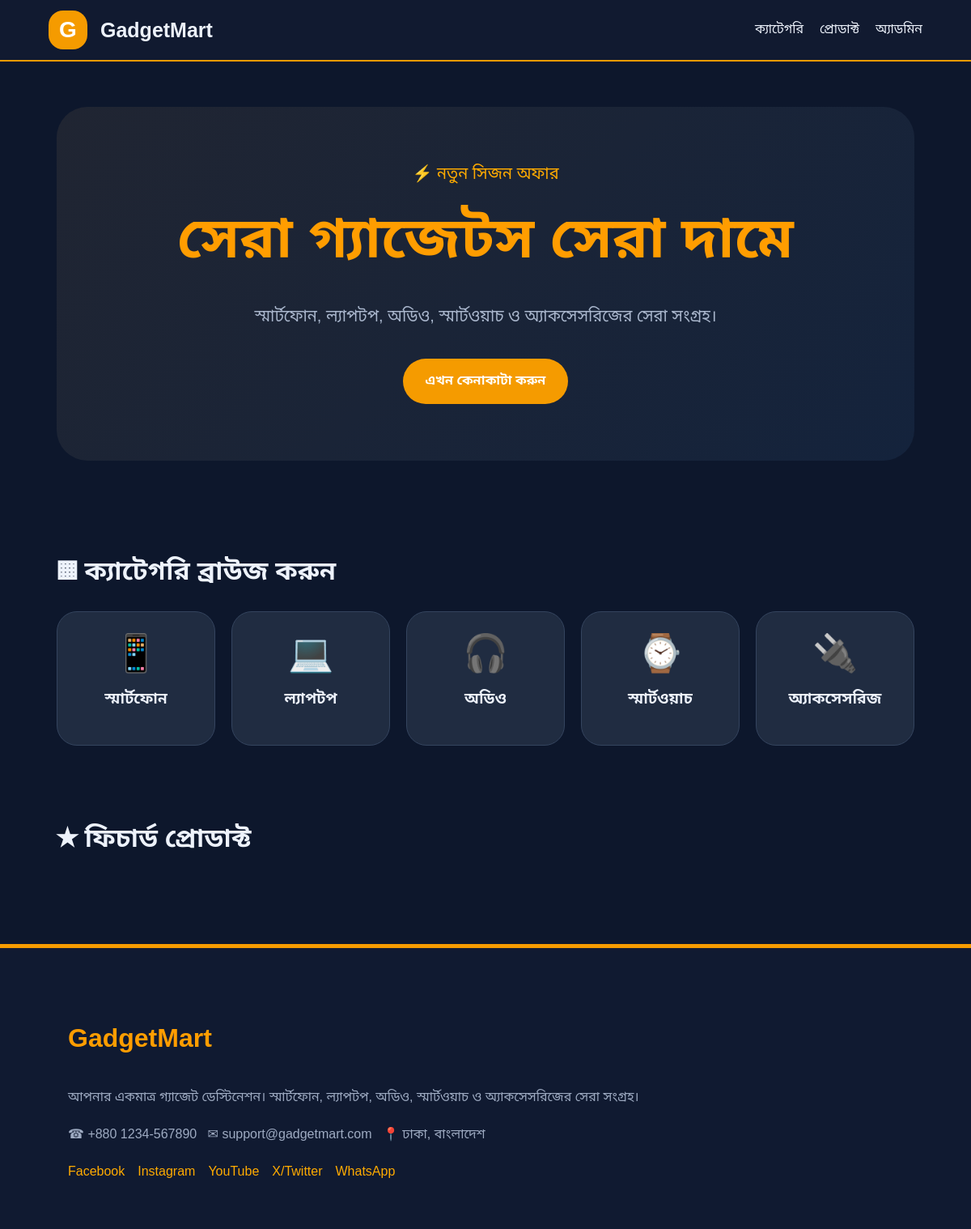
The page / on the database its author committed.
### tables this page shows
CREATE TABLE categories (
  id INT UNSIGNED AUTO_INCREMENT PRIMARY KEY,
  name VARCHAR(120) NOT NULL,
  icon VARCHAR(20) DEFAULT '📦',
  is_active TINYINT(1) DEFAULT 1
);

### config/config.php (called while the page is built, shortened)
<?php
function db(): PDO {
    static $pdo;
    if (!$pdo) {
        $pdo = new PDO(
            'mysql:host=' . DB_HOST . ';dbname=' . DB_NAME . ';charset=utf8mb4',
            DB_USER,
            DB_PASS,
            [PDO::ATTR_ERRMODE => PDO::ERRMODE_EXCEPTION, PDO::ATTR_DEFAULT_FETCH_MODE => PDO::FETCH_ASSOC]
        );
    }
    return $pdo;
}
function e($value): string { return htmlspecialchars((string)$value, ENT_QUOTES, 'UTF-8'); }
function setting(string $key, string $fallback = ''): string {
    static $cache = null;
    if ($cache === null) {
        $cache = [];
        try {
            foreach (db()->query('SELECT setting_key, setting_value FROM settings') as $row) {
                $cache[$row['setting_key']] = $row['setting_value'];
            }
        } catch (Throwable $e) { }
    }
    return $cache[$key] ?? $fallback;
}

### index.php (the view, shortened to what this page needs)
<?php
require __DIR__ . '/config/config.php';
$categories = db()->query("SELECT * FROM categories WHERE is_active=1 ORDER BY id")->fetchAll();
?><!doctype html><html lang="bn"><head><?=e(setting('site_name','GadgetMart'))?><link rel="stylesheet" href="assets/style.css"></head><body>
<header><div class="logo">G</div><strong><?=e(setting('site_name','GadgetMart'))?></strong><nav><a href="#categories">ক্যাটেগরি</a><a href="#products">প্রোডাক্ট</a><a href="admin/login.php">অ্যাডমিন</a></nav></header>
<main><section class="hero"><small>⚡ নতুন সিজন অফার</small><h1><?=e(setting('site_tagline','সেরা গ্যাজেটস সেরা দামে'))?></h1><p>স্মার্টফোন, ল্যাপটপ, অডিও, স্মার্টওয়াচ ও অ্যাকসেসরিজের সেরা সংগ্রহ।</p><a class="button" href="#products">এখন কেনাকাটা করুন</a></section>
<section id="categories"><h2>▦ ক্যাটেগরি ব্রাউজ করুন</h2><div class="grid categories"><?php foreach($categories as $c): ?><div class="card"><span class="emoji"><?=e($c['icon'])?></span><h3><?=e($c['name'])?></h3></div><?php endforeach; ?></div></section>
<section id="products"><h2>★ ফিচার্ড প্রোডাক্ট</h2></section></main>
<footer><h2><?=e(setting('site_name','GadgetMart'))?></h2><p><?=e(setting('footer_description'))?></p><p>☎ <?=e(setting('phone'))?> &nbsp; ✉ <?=e(setting('email'))?> &nbsp; 📍 <?=e(setting('address'))?></p><div class="social"><a href="<?=e(setting('facebook_url','#'))?>">Facebook</a><a href="<?=e(setting('instagram_url','#'))?>">Instagram</a><a href="<?=e(setting('youtube_url','#'))?>">YouTube</a><a href="<?=e(setting('twitter_url','#'))?>">X/Twitter</a><a href="<?=e(setting('whatsapp_url','#'))?>">WhatsApp</a></div></footer></body></html>

### assets/style.css (style rules this page uses)
* { box-sizing:border-box }
body { margin:0;background:#0d172c;color:#edf2fb;font-family:Arial,"Noto Sans Bengali",sans-serif }
header { height:76px;background:#111a30;display:flex;align-items:center;gap:16px;padding:12px 5%;position:sticky;top:0;z-index:2;border-bottom:2px solid #f59b00 }
header strong { font-size:25px }
header nav { margin-left:auto;display:flex;gap:20px }
a { color:inherit;text-decoration:none }
.logo { background:#f59b00;color:white;border-radius:18px;width:48px;height:48px;display:grid;place-items:center;font-size:28px;font-weight:bold }
.hero { margin:56px auto;padding:70px 7%;max-width:1100px;text-align:center;border-radius:38px;background:linear-gradient(135deg,#202532,#14233c) }
.hero small { color:#ffab00;font-size:20px }
.hero h1 { font-size:clamp(35px,7vw,70px);margin:25px 0;color:#ff9d00 }
.hero p { font-size:20px;color:#aab7cd;line-height:1.8 }
.button { display:inline-block;background:#f59b00;color:white;padding:17px 28px;border-radius:30px;font-weight:bold;margin-top:15px }
main { max-width:1100px;margin:auto;padding:0 20px }
section { padding:35px 0 }
h2 { font-size:32px }
.grid { display:grid;gap:20px }
.categories { grid-template-columns:repeat(auto-fit,minmax(160px,1fr)) }
.card,.product { background:#202c41;border:1px solid #34445e;border-radius:25px;padding:24px }
.card { text-align:center }
.emoji { font-size:45px }
.stars span,p,small { color:#9eabc2 }
footer { border-top:5px solid #f59b00;margin-top:45px;padding:55px 7%;background:#101a31;line-height:1.9 }
footer h2 { color:#ff9d00 }
.social { display:flex;gap:16px;flex-wrap:wrap }
.social a { color:#ffab00 }

### rows shown on the page
categories: icon "📱", name "স্মার্টফোন"
categories: icon "💻", name "ল্যাপটপ"
categories: icon "🎧", name "অডিও"
categories: icon "⌚", name "স্মার্টওয়াচ"
categories: icon "🔌", name "অ্যাকসেসরিজ"

### other values the page prints
setting('site_name','GadgetMart') "GadgetMart"
setting('site_tagline','সেরা গ্যাজেটস সেরা দামে') "সেরা গ্যাজেটস সেরা দামে"
setting('footer_description') "আপনার একমাত্র গ্যাজেট ডেস্টিনেশন। স্মার্টফোন, ল্যাপটপ, অডিও, স্মার্টওয়াচ ও অ্যাকসেসরিজের সেরা সংগ্রহ।"
setting('phone') "+880 1234-567890"
setting('email') "support@gadgetmart.com"
setting('address') "ঢাকা, বাংলাদেশ"
